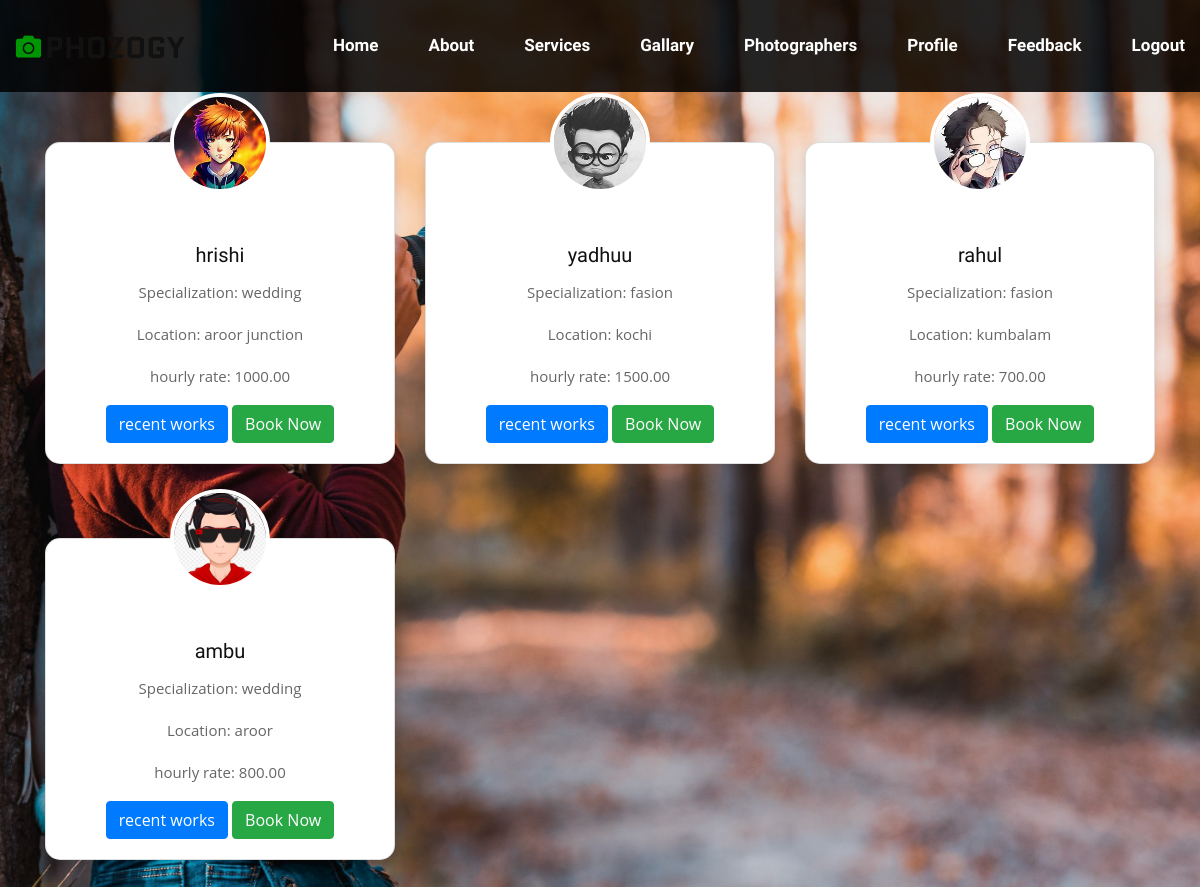
Page /show_photographer on the committed database.
### app1/models.py (models this page shows, shortened)
class available_Photographer(models.Model):
    STATUS_CHOICES = [
        ('PENDING', 'Pending'),
        ('ACCEPTED', 'Accepted'),
        ('REJECTED', 'Rejected'),
    ]
    user = models.ForeignKey(camera_registration, on_delete=models.CASCADE)
    profile_picture = models.ImageField(upload_to='photographers/', null=True)
    specialization = models.CharField(max_length=100)
    location = models.CharField(max_length=255)
    rating = models.FloatField(default=0.0)
    hourly_rate = models.DecimalField(max_digits=10, decimal_places=2, help_text="Hourly rate in INR")
    portfolio_link = models.URLField(max_length=500)
    is_accepted = models.CharField(max_length=10, choices=STATUS_CHOICES,default='PENDING')  # New field for admin approval

class camera_registration(models.Model):
    fullname = models.CharField(max_length=30)
    email = models.EmailField()
    phone_number = models.IntegerField()
    username = models.CharField(max_length=30)              # photographer registration
    password = models.CharField(max_length=10)
    experience = models.TextField()
    qualifications = models.TextField()
    profile_picture = models.ImageField(upload_to='profile_pictures/', blank=True, null=True)  # Added ImageField
    is_accepted = models.CharField(max_length=30,default='pending')

### app1/views.py (the view)
# urls.py: path('show_photographer', views.show_photographer),
def show_photographer(request):
    photographers = available_Photographer.objects.filter(is_accepted='PENDING').select_related('user')
    for photographer in photographers:
        print(photographer.user.fullname)  # Access camera_registration fields
        print(photographer.specialization)  # Access available_Photographer fields
    return render(request, 'available_photographer.html', {'photographers': photographers})

### template/available_photographer.html (shortened to what this page needs)
<!DOCTYPE html>
<html lang="en">
<head>
    {% load static %}
    <link rel="stylesheet" href="{% static 'css/bootstrap.min.css' %}" type="text/css">
    <link rel="stylesheet" href="{% static 'css/font-awesome.min.css' %}" type="text/css">
    <link rel="stylesheet" href="{% static 'css/elegant-icons.css' %}" type="text/css">
    <link rel="stylesheet" href="{% static 'css/owl.carousel.min.css' %}" type="text/css">
    <link rel="stylesheet" href="{% static 'css/magnific-popup.css' %}" type="text/css">
    <link rel="stylesheet" href="{% static 'css/slicknav.min.css' %}" type="text/css">
    <link rel="stylesheet" href="{% static 'css/style.css' %}" type="text/css">
    <link rel="stylesheet" href="{% static 'css/bootstrap.min.css' %}">
</head>
<body>
 <header class="header-section">
    <div class="container-fluid d-flex align-items-center">
        <div class="logo">
            <a href="./index.html">
                <img src="{% static 'img/logo.png' %}" alt="Logo">
            </a>
        </div>
        <nav class="nav-menu">
            <ul class="d-flex">
               <li><a href="user_dashboard">Home</a></li>
                        <li><a href="about">About</a></li>
                        <li><a href="service">Services</a></li>
                     <li> <a href="{% url 'all_photographers_images' %}">gallary</a></li>
                        <li><a href="show_photographer">Photographers</a></li>
                        <li><a href="user_profile/">Profile</a></li>
                        <li> <a class="nav-link" href="{% url 'submit_feedback' %}">Feedback</a></li>
                        <li><a href="logout">Logout</a></li>
            </ul>
        </nav>
    </div>
</header>
  <div class="container">
    <div class="row gx-4 gy-5">
        {% for photographer in photographers %}
        <div class="col-md-4 mb-4">
            <div class="card">
                <img src="{% if photographer.user.profile_picture %}{{ photographer.user.profile_picture.url }}{% else %}{% static 'images/default-profile.png' %}{% endif %}" alt="Profile Picture" class="profile-picture">
                <div class="card-body">
                    <h5 class="card-title">{{ photographer.user.fullname }}</h5>
                    <p class="card-text">Specialization: {{ photographer.specialization }}</p>
                    <p class="card-text">Location: {{ photographer.location }}</p>
                    <p class="card-text">hourly rate: {{ photographer.hourly_rate }} </p>
                    <a href="view_portfolio/{{photographer.pk}}" class="btn btn-primary" target="_blank">recent works</a>
                    <a href="{% url 'uregister' photographer.hourly_rate photographer.id %}" class="btn btn-success">Book Now</a>
                </div>
            </div>
        </div>
        {% empty %}
        <p>No photographers available at the moment.</p>
        {% endfor %}
    </div>
</div>
</body>
</html>

### static/css/style.css (style rules this page uses)
html, body { height: 100%; font-family: "Open Sans", sans-serif; -webkit-font-smoothing: antialiased; font-smoothing: antialiased; }
h1, h2, h3, h4, h5, h6 { margin: 0; color: #111111; font-weight: 400; font-family: "Quantico", sans-serif; }
h5 { font-size: 18px; }
p { font-size: 15px; font-family: "Open Sans", sans-serif; color: #666666; font-weight: 400; line-height: 26px; margin: 0 0 15px 0; }
img { max-width: 100%; }
ul, ol { padding: 0; margin: 0; }
.logo { float: left; padding: 30px 0; margin-right: 80px; }
.logo a { display: inline-block; }
.nav-menu { float: left; }
.header-section { background-color: black; color: white; }
.header-section .nav-menu ul li a { color: white; }
.nav-menu ul li { list-style: none; display: inline-block; margin-right: 30px; position: relative; }
.nav-menu ul li:last-child { margin-right: 0; }
.nav-menu ul li a { font-size: 16px; font-weight: 700; text-transform: uppercase; color:white; display: block; padding: 32px 8px 30px; position: relative; font-family: "Quantico", sans-serif; }
.nav-menu ul li a:after { position: absolute; left: 0; bottom: 0; height: 3px; width: 100%; background: #009603; content: ""; opacity: 0; -webkit-transition: all 0.3s; -o-transition: all 0.3s; transition: all 0.3s; }
@media only screen and (min-width: 1200px) { .container { max-width: 1170px; } }

### rows in the picture
available_Photographer: user.profile_picture (picture), user.fullname "hrishi", specialization "wedding", location "aroor junction", hourly_rate "1000.00"
available_Photographer: user.profile_picture (picture), user.fullname "yadhuu", specialization "fasion", location "kochi", hourly_rate "1500.00"
available_Photographer: user.profile_picture (picture), user.fullname "rahul", specialization "fasion", location "kumbalam", hourly_rate "700.00"
available_Photographer: user.profile_picture (picture), user.fullname "ambu", specialization "wedding", location "aroor", hourly_rate "800.00"
